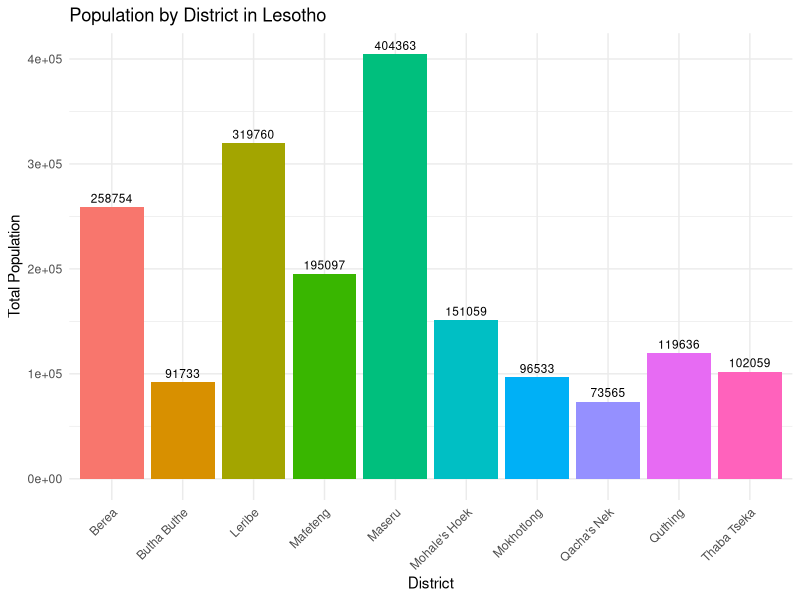

Generate this figure with R:
# Load the necessary library
library(ggplot2)

# Read the CSV data
data <- read.csv("lesotho_pop_short1.csv")

# Create a bar chart to visualize the total population by district
ggplot(data, aes(x = adm1_name, y = Total, fill = adm1_name)) +
  geom_bar(stat = "identity") +
  geom_text(aes(label = Total), vjust = -0.5, size = 3) +  # Add population labels
  labs(
    title = "Population by District in Lesotho",
    x = "District",
    y = "Total Population"
  ) +
  theme_minimal() +
  theme(axis.text.x = element_text(angle = 45, hjust = 1)) +
  scale_fill_discrete(name = "District") +
  guides(fill = FALSE)  # Remove the legend
